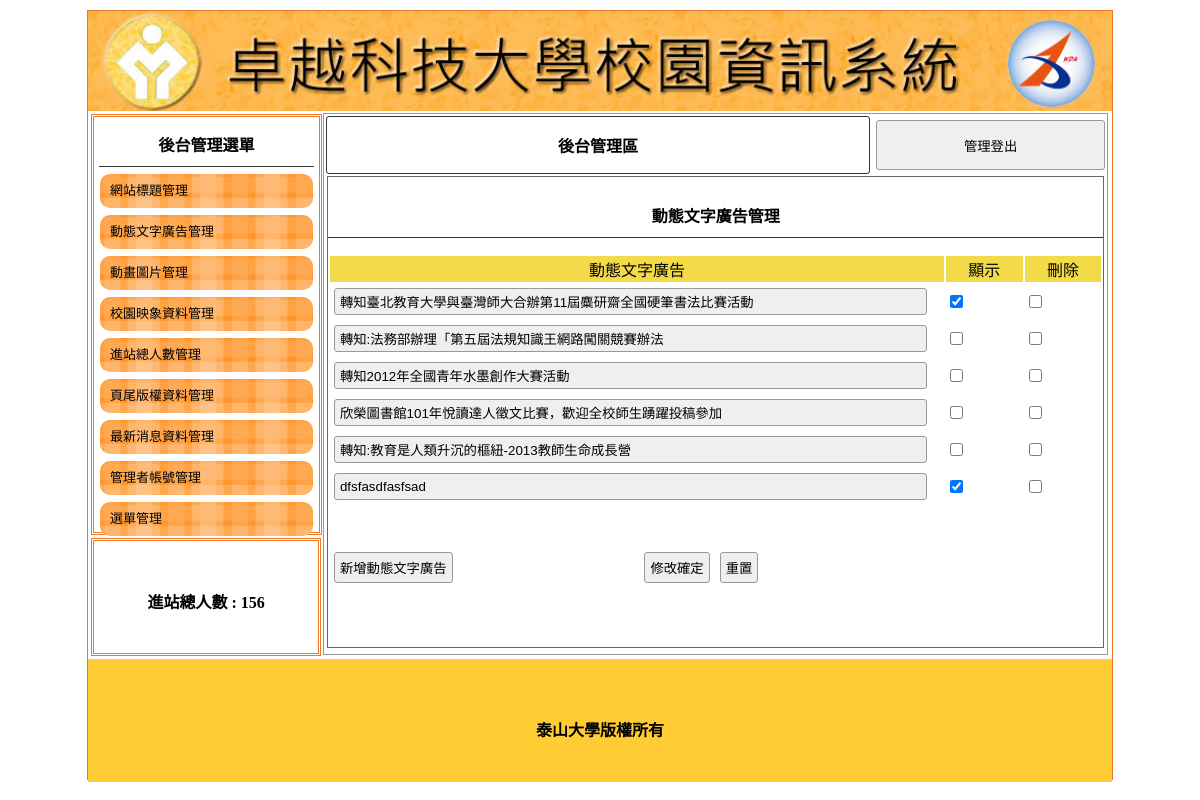
Screenshot of /admin.php?do=ad with the database file from the repository.
### tables this page shows
CREATE TABLE `title` (
  `id` int(10) UNSIGNED NOT NULL,
  `img` text NOT NULL,
  `text` text NOT NULL,
  `sh` int(1) NOT NULL
);

CREATE TABLE `total` (
  `id` int(10) UNSIGNED NOT NULL,
  `total` int(11) NOT NULL
);

CREATE TABLE `ad` (
  `id` int(10) UNSIGNED NOT NULL,
  `text` text NOT NULL,
  `sh` int(1) NOT NULL
);

CREATE TABLE `bottom` (
  `id` int(10) UNSIGNED NOT NULL,
  `bottom` text NOT NULL
);

### api/db.php (called while the page is built, shortened)
<?php
class DB{
    protected $dsn="mysql:host=localhost;charset=utf8;dbname=db21";
    protected $pdo;
    protected $table;
    function __construct($table){
        $this->table=$table;
        $this->pdo=new PDO($this->dsn,'root','');
    }
    function all(...$arg){
        $sql="SELECT * FROM $this->table ";
        return $this->pdo->query($sql)->fetchAll(PDO::FETCH_ASSOC);
    }
    function find($arg){
        $sql="SELECT * FROM $this->table ";
        if(is_array($arg)){
            $tmp=$this->a2s($arg);
            $sql .= " WHERE ".join(" AND ",$tmp);
        }else{
            $sql .= " WHERE `id`='$arg'";
        }
        return $this->pdo->query($sql)->fetch(PDO::FETCH_ASSOC);
    }
protected function a2s($array){
    $tmp=[];
    foreach($array as $key => $val){
        $tmp[]="`$key`='$val'";
    }
    return $tmp;
}
}
$Title=new DB('title');
$Total=new DB('total');
$Bottom=new DB('bottom');

### back/ad.php (the view, shortened to what this page needs)
<div class="di"
    style="height:540px; border:#999 1px solid; width:76.5%; margin:2px 0px 0px 0px; float:left; position:relative; left:20px;">
    <table width="100%">
        <tbody>
            <tr>
                <td style="width:70%;font-weight:800; border:#333 1px solid; border-radius:3px;" class="cent">
                    <a href="?do=admin" style="color:#000; text-decoration:none;">後台管理區</a>
                </td>
                <td>
                    <button onclick="document.cookie=&#39;user=&#39;;location.replace(&#39;index.php&#39;)"
                        style="width:99%; margin-right:2px; height:50px;">管理登出</button>
                </td>
            </tr>
        </tbody>
    </table>
    <div style="width:99%; height:87%; margin:auto; overflow:auto; border:#666 1px solid;">
        <p class="t cent botli">動態文字廣告管理</p>
        <form method="post" action="./api/edit.php?table=<?= $do ?>">
            <table width="100%">
                <tbody>
                    <tr class="yel">
                        <td width="45%">動態文字廣告</td>
                        <td width="7%">顯示</td>
                        <td width="7%">刪除</td>
                    </tr>
                    <?php
                    $db=${ucfirst($do)};
                    $rows=$db->all();
                    foreach($rows as $row):
                    ?>
                    <tr>
                        <td width="80%">
                            <input type="text" name="text[]" value="<?= $row['text']; ?>" style="width:95%">
                        </td>
                        <td width="10%">
                            <input type="checkbox" name="sh[]" value="<?= $row['id']; ?>"  <?= ($row['sh']==1)?'checked':''; ?> >
                        </td>
                        <td width="10%">
                            <input type="checkbox" name="del[]" value="<?= $row['id']; ?>">
                        </td>
                    </tr>
                    <?php
                    endforeach;
                    ?>
                </tbody>
            </table>
            <table style="margin-top:40px; width:70%;">
                <tbody>
                    <tr>
                        <td width="200px">
                            <input type="button" onclick="op('#cover','#cvr','include/<?= $do; ?>.php')" value="新增動態文字廣告">
                        </td>
                        <td class="cent">
                            <input type="submit" value="修改確定">
                            <input type="reset" value="重置">
                        </td>
                    </tr>
                </tbody>
            </table>
        </form>
    </div>
</div>

### admin.php (shortened to what this page needs)
<?php include_once "./api/db.php";?>
<!DOCTYPE html PUBLIC "-//W3C//DTD XHTML 1.0 Transitional//EN" "http://www.w3.org/TR/xhtml1/DTD/xhtml1-transitional.dtd">
<html xmlns="http://www.w3.org/1999/xhtml"><head><meta http-equiv="Content-Type" content="text/html; charset=UTF-8">
<link href="./css/css.css" rel="stylesheet" type="text/css">
</head>
<body>
	<div id="main">
		<?php $title=$Title->find(['sh'=>1]);?>
    	<a title="<?= $title['text']; ?>" href="index.php">
			<div class="ti" style="background:url(&#39;upload/<?= $title['img']; ?>&#39;); background-size:cover;"></div>
		</a>
        	<div id="ms">
             	<div id="lf" style="float:left;">
            		<div id="menuput" class="dbor">
                    <span class="t botli">後台管理選單</span>
                		<a style="color:#000; font-size:13px; text-decoration:none;" href="?do=title">
                            	<div class="mainmu">網站標題管理</div>
                        </a>
							<a style="color:#000; font-size:13px; text-decoration:none;" href="?do=ad">
                            	<div class="mainmu">動態文字廣告管理</div>
                            </a>
							<a style="color:#000; font-size:13px; text-decoration:none;" href="?do=mvim">
                            	<div class="mainmu">動畫圖片管理</div>
                            </a>
							<a style="color:#000; font-size:13px; text-decoration:none;" href="?do=image">
                            	<div class="mainmu">校園映象資料管理</div>
                            </a>
							<a style="color:#000; font-size:13px; text-decoration:none;" href="?do=total">
                            	<div class="mainmu">進站總人數管理</div>
                            </a>
							<a style="color:#000; font-size:13px; text-decoration:none;" href="?do=bottom">
                            	<div class="mainmu">頁尾版權資料管理</div>
                            </a>
							<a style="color:#000; font-size:13px; text-decoration:none;" href="?do=news">
                            	<div class="mainmu">最新消息資料管理</div>
                            </a>
							<a style="color:#000; font-size:13px; text-decoration:none;" href="?do=admin">
                            	<div class="mainmu">管理者帳號管理</div>
                            </a>
							<a style="color:#000; font-size:13px; text-decoration:none;" href="?do=menu">
                            	<div class="mainmu">選單管理</div>
                            </a>
							                    </div>
                    <div class="dbor" style="margin:3px; width:95%; height:20%; line-height:100px;">
                    	<span class="t">進站總人數 : <?= $Total->find(1)['total'] ?>
                         </span>
                    </div>
        		</div>
				<?php
				$do=$_GET['do']??"title";
				$file="back/$do.php";
				if(file_exists($file)){
					include $file;
				}else{
					include "back/title.php";
				}
				?>
                             </div>
            	<div style="width:1024px; left:0px; position:relative; background:#FC3; margin-top:4px; height:123px; display:block;">
                	<span class="t" style="line-height:123px;"><?= $Bottom->find(1)['bottom'] ?></span>
                </div>
    </div>
</body></html>

### css/css.css (style rules this page uses)
body { padding:0px; margin:0px; }
#main { width:1024px; height:768px; margin:10px auto 10px auto; border:#EE7728 1px solid; position:relative; }
.ti { width:100%; height:100px; position:relative; background-size:cover; background-repeat:no-repeat; }
.dbor { border:#EE7728 double 3px; margin:1px; padding:2px 10px 2px 10px; }
.t { font-weight:800; display:block; text-align:center; padding:10px 1px 10px 1px; }
.botli { border-bottom:#333 1px solid; }
.mainmu { position:relative; border-radius:10px; background:url(../icon/menu.fw.png) center no-repeat; background-size:cover; line-height:30px; padding:2px 10px 2px 10px; margin:7px 1px 7px 1px; }
#lf { height:540px; width:21%; display:inline-block; }
#menuput { width:100%; height:75%; position:relative; padding:5px; display:block; margin: 3px; }
.di { display:inline-block; }
.cent { text-align:center; }
input,button { border:#999 1px solid; border-radius:3px; background:#EFEFEF; padding:5px; margin:3px; }
input[type=text],input[type=password] { width:150px; }
.yel td { background:#F3DA49; text-align:center; }

### rows the page displays
title: img (picture)
total: total "156"
ad: text "轉知臺北教育大學與臺灣師大合辦第11屆麋研齋全國硬筆書法比賽活動", sh "☑"
ad: text "轉知:法務部辦理「第五屆法規知識王網路闖關競賽辦法"
ad: text "轉知2012年全國青年水墨創作大賽活動"
ad: text "欣榮圖書館101年悅讀達人徵文比賽，歡迎全校師生踴躍投稿參加"
ad: text "轉知:教育是人類升沉的樞紐-2013教師生命成長營"
ad: text "dfsfasdfasfsad", sh "☑"
bottom: bottom "泰山大學版權所有"
